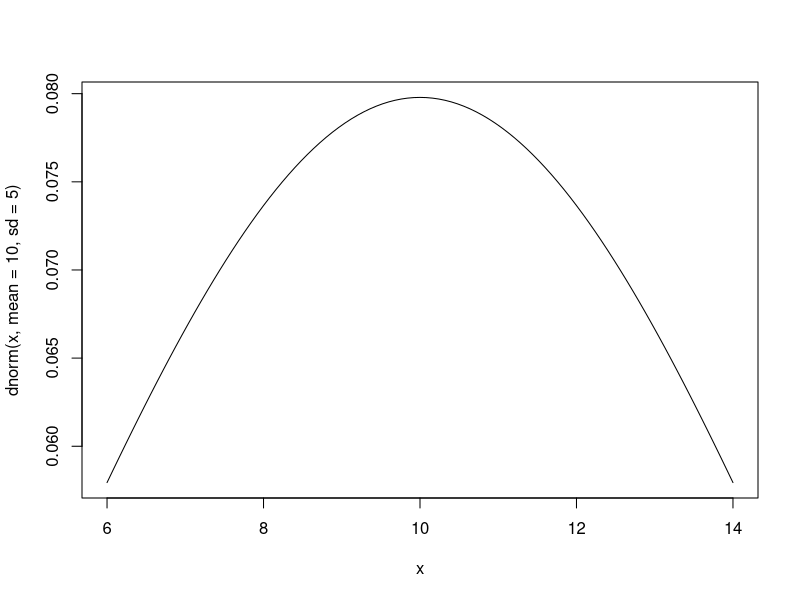
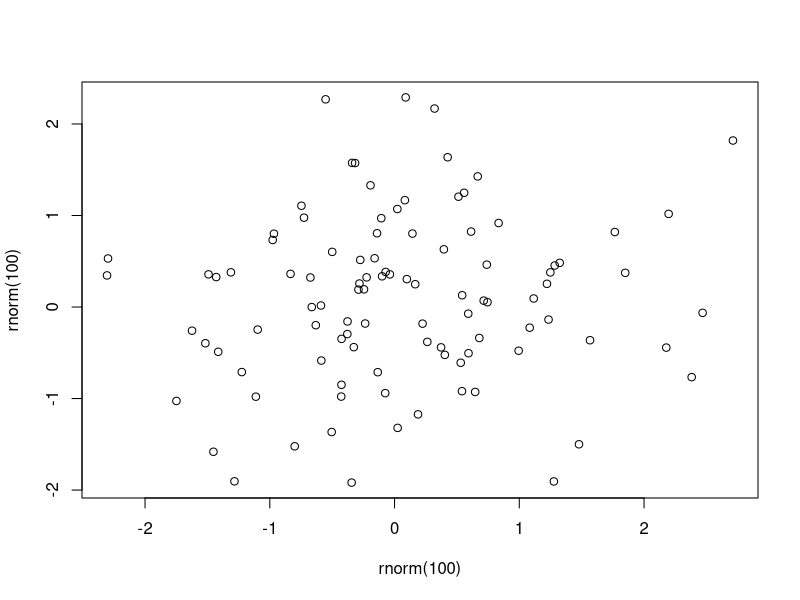
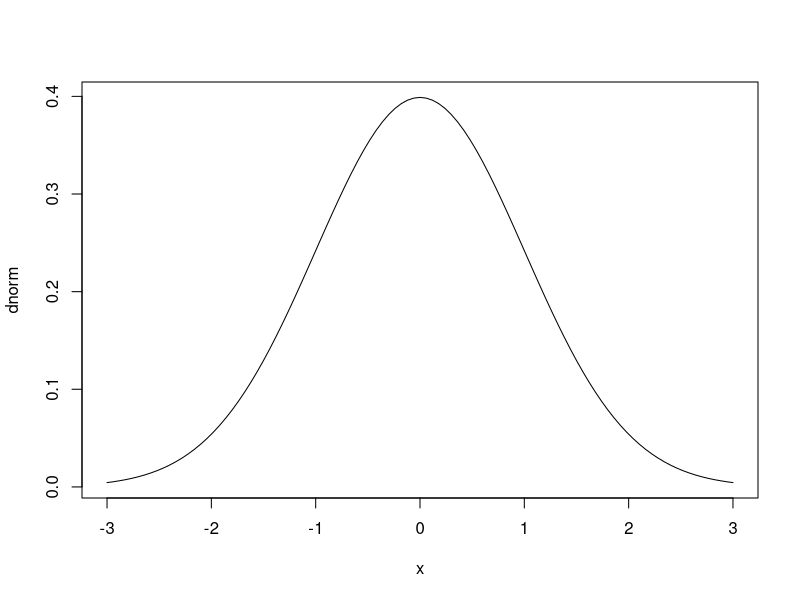

Generate these figures, in order, with R:
## ---- chunk 1
  rnorm(n = 4, mean = 10, sd = 5)
## ---- chunk 2
  1 - pnorm(22, mean = 10, sd = 5)
## ---- chunk 3
  qnorm(.95, mean = 10, sd = 5)
## ---- chunk 4
  curve(dnorm(x, mean = 10, sd = 5), from = 6, to = 14)
## ---- chunk 5
    my_data <- c(23,6,78,4,3,2)
    mean(x = my_data)
## ---- chunk 6
    my_data <- c(23,6,78,4,3,2)
    mean(my_data)
## ---- chunk 7
  rnorm(n = 5, mean = 10, sd = 2)
  rnorm(5,10,2)
## ---- chunk 8
  rnorm(n = 3, mean = 0, sd = 1)
  rnorm(3)
## ---- chunk 9
  mean(rnorm(100))
## ---- chunk 10
  hello <- function() {
    print("Hello World")
    }
  hello()
## ---- chunk 11
  rnorm_mean <- function(n, mean = 0, sd = 1) {
    mean(rnorm(n, mean, sd))
    }
  rnorm_mean(n = 100, mean = 0, sd = 1)
  rnorm_mean(5, 2, 1)
## ---- chunk 12
  my_function <- function() {
    1
    2
    3
    }
  my_function()
## ---- chunk 13
  my_function <- function() {
    return(3)
    }
  my_function()
## ---- chunk 14
for(i in 1:5){
  print("Meow")
  }
## ---- chunk 15
replicate(5, print("Meow"))
## ---- chunk 16
rnorm_mean <- function(n, mean = 0, sd = 1) {
  mean(rnorm(n, mean, sd))
  }
replicate(5, rnorm_mean(20))
replicate(5, rnorm_mean(2000))
## ---- chunk 17
    plot(x = rnorm(100), y = rnorm(100))
## ---- chunk 18
 plot(dnorm, from = -3, to = 3)
